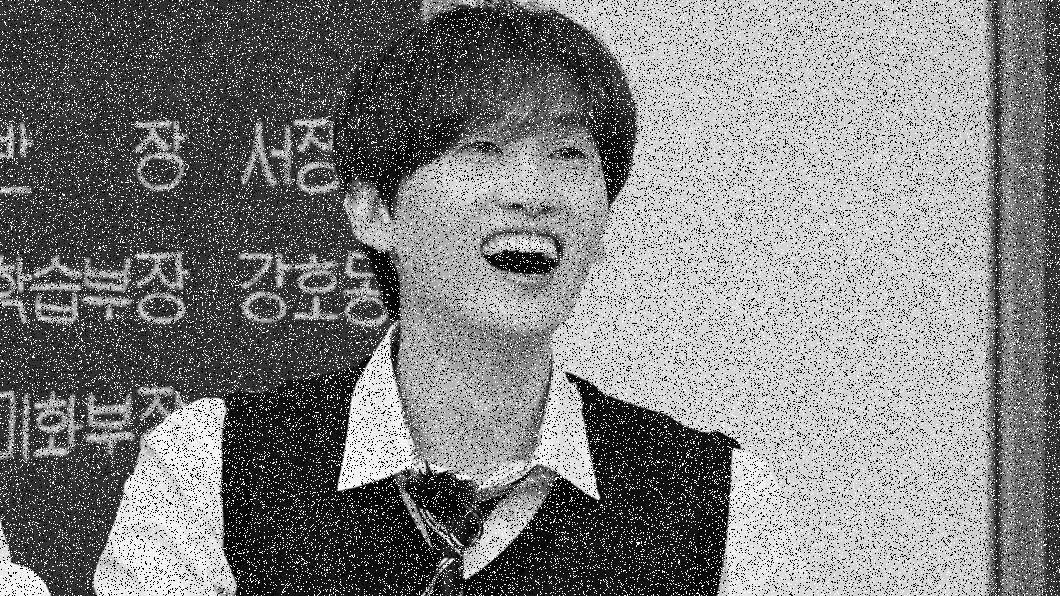
#> input picture 圖像處理/salt_noise_myBaby.jpg, 1060 x 596 px
$ jupyter execute image_train_day1_3.ipynb
#> lines starting #> are read from the running program, lines starting #| are printed output that depends on the picture
[cell 1]
import cv2
import numpy as np

img = cv2.imread('salt_noise_myBaby.jpg') #把讀出來的檔案放在img的陣列中
#> img is the input picture: shape (596, 1060, 3); min 0, max 255, mean 126.5
imgd = cv2.medianBlur(img,3) #去除雜訊的格式
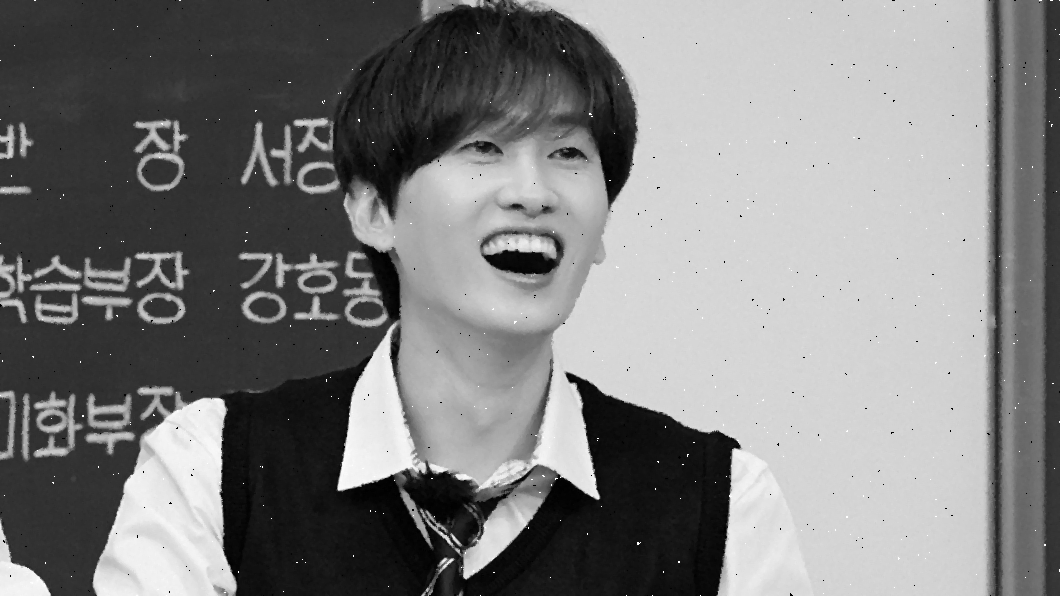
#> imgd: shape (596, 1060, 3); min 0, max 255, mean 126.4

cv2.imshow('noise',img)
cv2.imshow('result',imgd)
cv2.imwrite('median_3x3.jpg',imgd)
print('suss')
